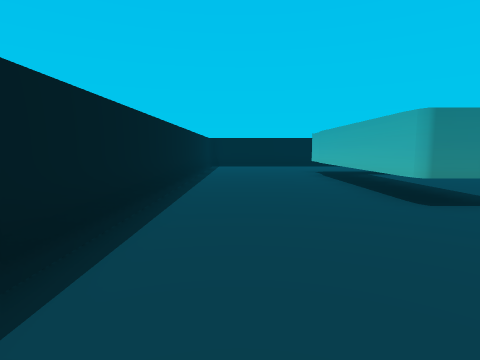
[1] (above)

21 first-person views from a walk through a Unity game level. The camera is 0.45 m above the floor, tilts 6° down and sees 80° across. The floor is counted in squares, 0.5 m on a side. Each view is taken from the middle of a square. On the plan, view 1 faces up. The plan holds only what a view shows up to about 11 squares ahead; the rest is blank. The player character is not drawn.

[2]
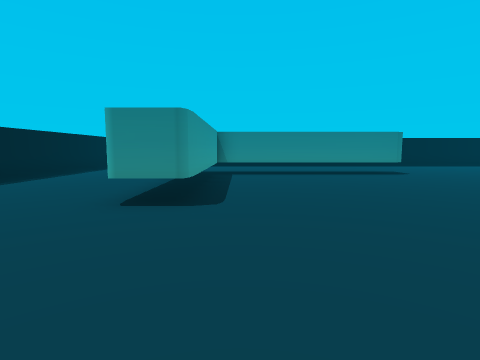

[3]
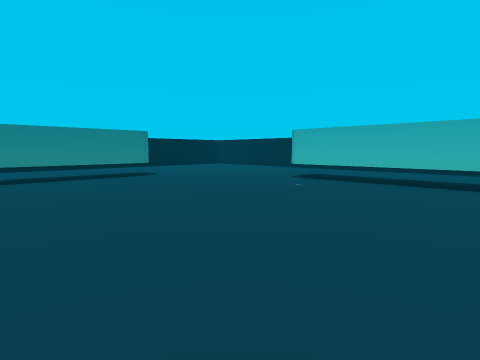

[4]
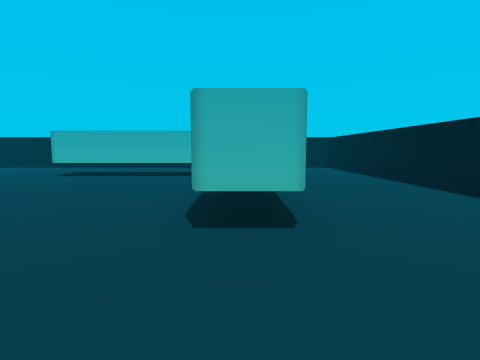

[5]
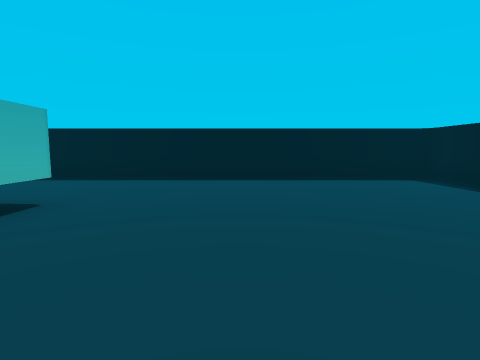

[6]
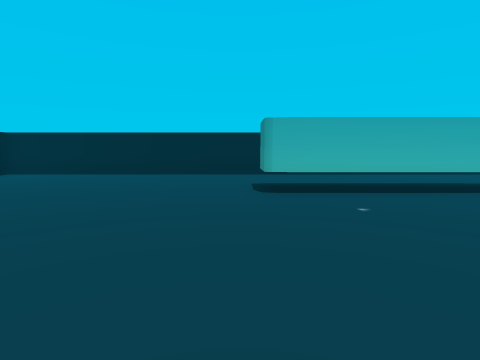

[7]
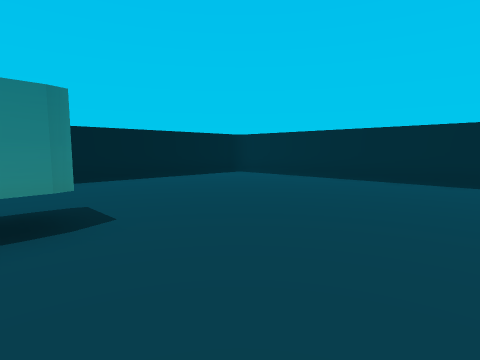

[8]
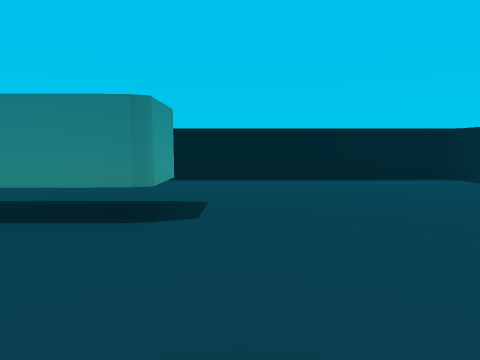

[9]
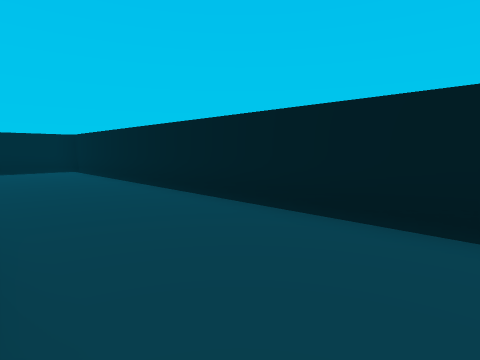

[10]
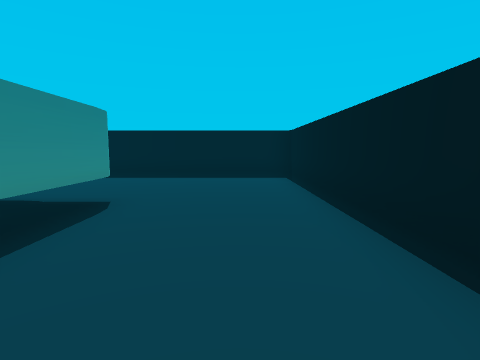

[11]
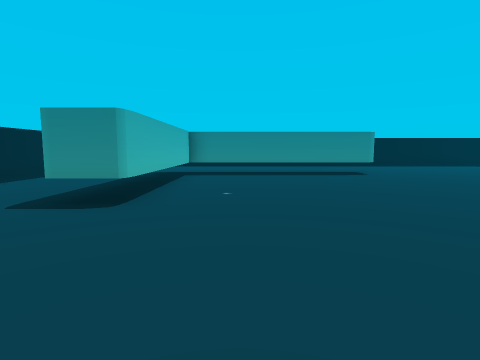

[12]
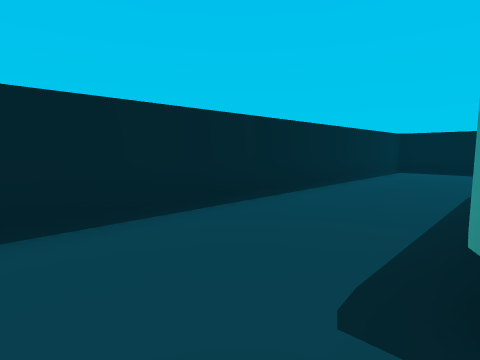

[13]
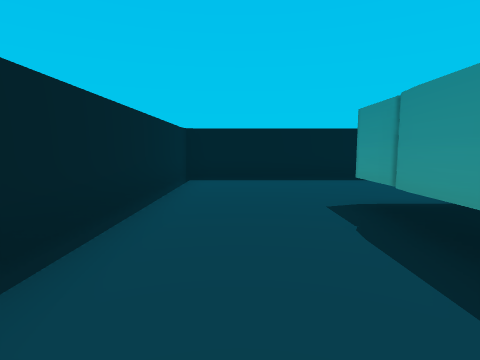

[14]
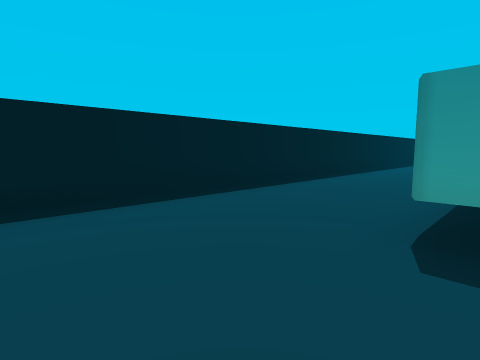

[15]
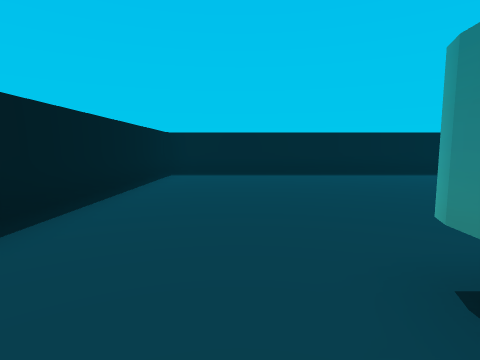

[16]
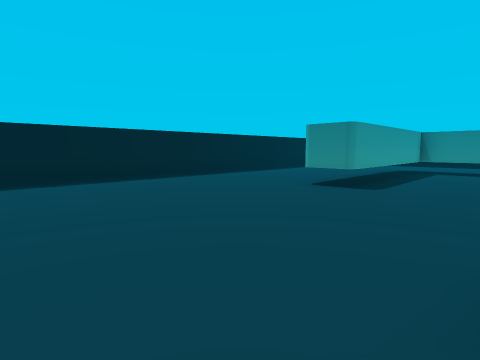

[17]
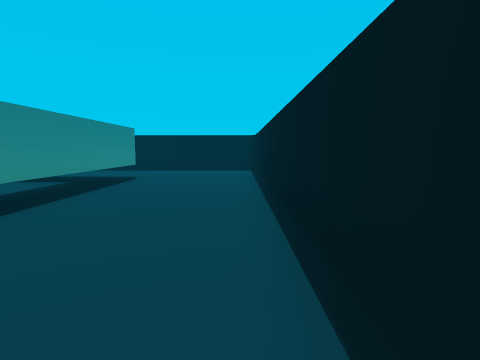

[18]
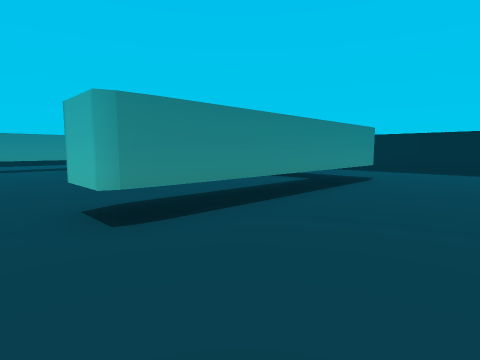

[19]
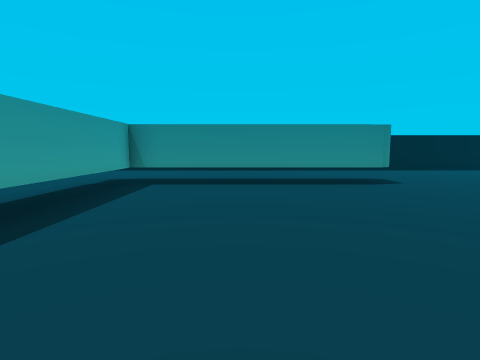

[20]
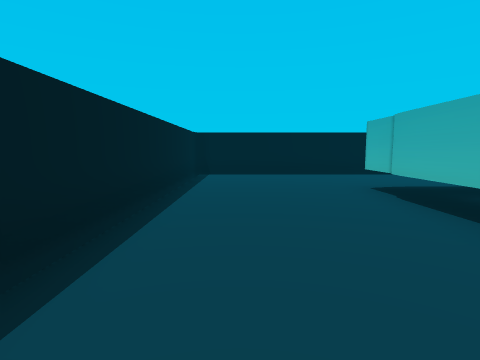

[21]
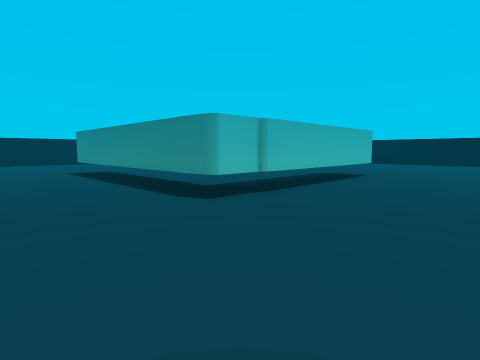

### Floor plan
Key: @ floor where view 1 was taken; # wall or solid block; . floor; T thing the floor can be seen under or through.
Columns run from 2 left of view 1 to 19 right of it. Each row starts with its distance up from view 1.
 16 ######################
 15 #....................#
 14 #....................#
 13 #....................#
 12 #....TTTTTTTTT.......#
 11 #....TTTTTTTTT.......#
 10 #....TT..............#
  9 #....TT..............#
  8 #....TT..............#
  7 #....TT..............#
  6 #....TT.........TT...#
  5 #....TT.........T ...#
  4 #...............T ...#
  3 #...............T ...#
  2 #...............TT...#
  1 #...............TT...#
  0 #.@......TTTTTTTTT...#
 -1 #........TTTTTTTTT...#
 -2 #....................#
 -3 #....................#
 -4 #....................#
 -5 ######################

Positions as (right, up) in squares from view 1, and headings:
1: (0, 0), facing up
2: (5, 0), facing up
3: (6, 1), facing up-right
4: (4, 0), facing right
5: (4, 4), facing down
6: (8, 7), facing right
7: (10, 7), facing up-right
8: (12, 7), facing up
9: (12, 12), facing up-left
10: (8, 14), facing left
11: (12, 11), facing down
12: (15, 8), facing down-right
13: (17, 4), facing down
14: (18, 0), facing down-left
15: (9, -2), facing left
16: (7, -2), facing up-left
17: (6, -4), facing right
18: (6, -4), facing up-right
19: (7, 3), facing up
20: (0, 5), facing up
21: (-1, 15), facing down-right
